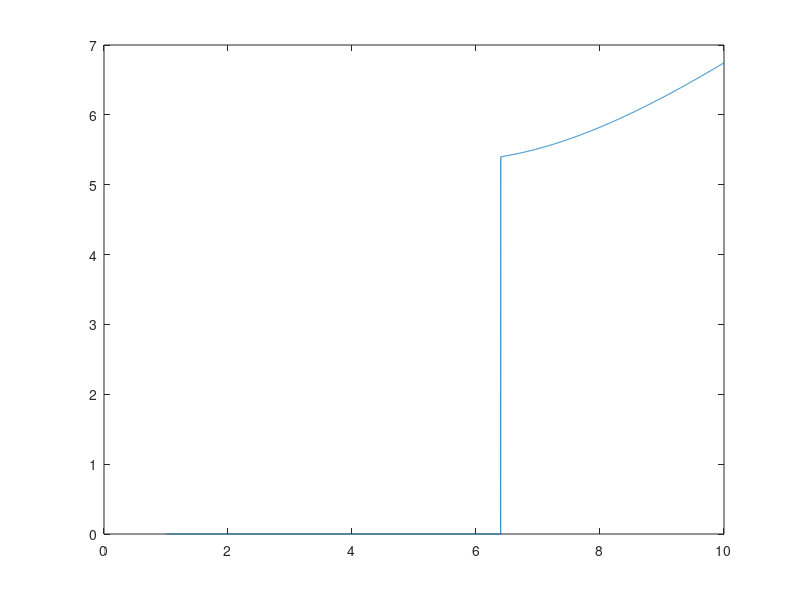

The MATLAB script that drew this image:
% Ivan Rendo Barreiro - QTE - Sticky duopoly (Meza and Rios)
% Modication of Ben Moll's HJB_no_uncertainty_implicit.m code.

tic; 
clear all; clc;


s=0.2; % speed of adjustement
c=1;
rho=0.05; 
a = 10; 

I=4000;
pmin = c+0.01;
pmax = 10;
p = linspace(pmin,pmax,I)';
dp = (pmax-pmin)/(I-1);

maxit=1000;
crit = 10^(-6);

Delta = 1000; % mas grande, mas lento pero mas estable

dV1f = zeros(I,1);
dV2f = zeros(I,1);
dV1b = zeros(I,1);
dV2b = zeros(I,1);
q1 = p;
q2 = p;

%INITIAL GUESS
v0 = ((p-c-(a-p)./2).*((a-p)./2))./rho; % net present value of profits in the SS, assuming q1=q2
v1 = v0;
v2 = v0;

for n=1:maxit
    V1 = v1;
    V2 = v2;
    % forward difference
    dV1f(1:I-1) = (V1(2:I)-V1(1:I-1))/dp;
    dV2f(1:I-1) = (V2(2:I)-V2(1:I-1))/dp;
    dV1f(I) = (p(I)-c-0)/s ; % using FOC and q>=0
    dV2f(I) = (p(I)-c-0)/s; % using FOC and q>=0
    % backward difference
    dV1b(2:I) = (V1(2:I)-V1(1:I-1))/dp;
    dV2b(2:I) = (V2(2:I)-V2(1:I-1))/dp;
    dV1b(1) = (p(1)-c-0)/s; % using FOC and q>=0
    dV2b(1) = (p(1)-c-0)/s; % using FOC and q>=0
    
    % quantities and price change with forward difference
    q1f = max(p - c - s.*dV1f,0);
    q2f = max(p - c - s.*dV2f,0);
    pf = s.*(a - q1f - q2f - p); % by definition of p'
    % quantities and price change backward difference
    q1b = max(p - c - s.*dV1b,0);
    q2b = max(p - c - s.*dV2b,0);
    pb = s.*(a - q1b - q2b - p); % by definition of p'
    
    %consumption and derivative of value function at steady state
    con = 0;
    dV10 = zeros(I,1) + con; %(p-c-a+q2 + p)./s; This is a trick...
    dV20 = zeros(I,1) + con; %(p-c-a+q1 + p)./s; 
    
    % dV_upwind makes a choice of forward or backward differences based on
    % the sign of the drift    
    If = pf > 0; %positive drift --> forward difference
    Ib = pb < 0; %negative drift --> backward difference
    I0 = (1-If-Ib); 
    
    dV1_Upwind = dV1f.*If + dV1b.*Ib + dV10.*I0;
    dV2_Upwind = dV2f.*If + dV2b.*Ib + dV20.*I0;
    
    q1 = max(p - c - s.*dV1_Upwind,0);
    q2 = max(p - c - s.*dV2_Upwind,0);
    pi1 = (q1.*(p-c));
    pi2 = (q2.*(p-c));

    %CONSTRUCT MATRIX
    X = -min(pb,0)/dp;
    Y = -max(pf,0)/dp + min(pb,0)/dp;
    Z =  max(pf,0)/dp;
    
    A = spdiags(Y,0,I,I)+spdiags(X(2:I),-1,I,I)+spdiags([0;Z(1:I-1)],1,I,I);
    
    if max(abs(sum(A,2)))>10^(-12)
        disp('Improper Transition Matrix')
        break
    end
    
    B = (rho + 1/Delta)*speye(I) - A;
    
    b1 = pi1 + V1/Delta;
    b2 = pi2 + V2/Delta;
    V1 = B\b1; %SOLVE SYSTEM OF EQUATIONS
    V2 = B\b2; %SOLVE SYSTEM OF EQUATIONS
    V1change = V1 - v1;
    V2change = V2 - v2;
    v1 = V1;
    v2 = V2;
    dist(n) = max(max(abs(V1change)), max(abs(V2change)));
    if dist(n)<crit
        disp('Value Function Converged, Iteration = ')
        disp(n)
        break
    end
end
%plot(p,q1)
toc;

pdot = s.*(a-q1-q2-p);
T = 1000;
price = zeros(1,T);
price(1) = 6.2;
delta=0.0008;
for i=2:T
    [a,b] = min(abs(p-price(i-1)));
    price(i) = price(i-1) + pdot(b)*delta;
end

plot(1:T,price)
hold on;

T = 1000;
price = zeros(1,T);
price(1) = 6;
delta=0.0008;
for i=2:T
    [a,b] = min(abs(p-price(i-1)));
    price(i) = price(i-1) + pdot(b)*delta;
end
plot(1:T,price)

T = 1000;
price = zeros(1,T);
price(1) = 6.5;
delta=0.0008;
for i=2:T
    [a,b] = min(abs(p-price(i-1)));
    price(i) = price(i-1) + pdot(b)*delta;
end
plot(1:T,price)
hold off

plot(p,q1)






